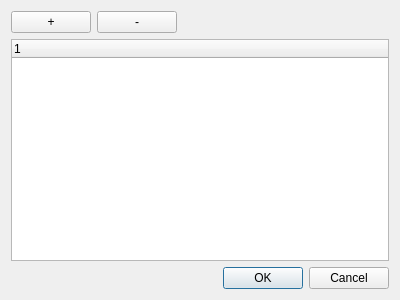
<?xml version="1.0" encoding="UTF-8"?>
<ui version="4.0">
 <class>Dialog</class>
 <widget class="QDialog" name="Dialog">
  <property name="windowModality">
   <enum>Qt::WindowModality::ApplicationModal</enum>
  </property>
  <property name="geometry">
   <rect>
    <x>0</x>
    <y>0</y>
    <width>400</width>
    <height>300</height>
   </rect>
  </property>
  <property name="windowTitle">
   <string>Dialog</string>
  </property>
  <layout class="QVBoxLayout" name="verticalLayout_2">
   <item>
    <layout class="QVBoxLayout" name="verticalLayout">
     <item>
      <layout class="QHBoxLayout" name="horizontalLayout">
       <item>
        <widget class="QPushButton" name="buttonPlus">
         <property name="text">
          <string>+</string>
         </property>
        </widget>
       </item>
       <item>
        <widget class="QPushButton" name="buttonMinus">
         <property name="text">
          <string>-</string>
         </property>
        </widget>
       </item>
       <item>
        <spacer name="horizontalSpacer">
         <property name="orientation">
          <enum>Qt::Orientation::Horizontal</enum>
         </property>
         <property name="sizeHint" stdset="0">
          <size>
           <width>40</width>
           <height>20</height>
          </size>
         </property>
        </spacer>
       </item>
      </layout>
     </item>
     <item>
      <widget class="QTreeWidget" name="treeWidget">
       <column>
        <property name="text">
         <string notr="true">1</string>
        </property>
       </column>
      </widget>
     </item>
    </layout>
   </item>
   <item>
    <widget class="QDialogButtonBox" name="buttonBox">
     <property name="orientation">
      <enum>Qt::Orientation::Horizontal</enum>
     </property>
     <property name="standardButtons">
      <set>QDialogButtonBox::StandardButton::Cancel|QDialogButtonBox::StandardButton::Ok</set>
     </property>
    </widget>
   </item>
  </layout>
 </widget>
 <resources/>
 <connections>
  <connection>
   <sender>buttonBox</sender>
   <signal>accepted()</signal>
   <receiver>Dialog</receiver>
   <slot>accept()</slot>
   <hints>
    <hint type="sourcelabel">
     <x>248</x>
     <y>254</y>
    </hint>
    <hint type="destinationlabel">
     <x>157</x>
     <y>274</y>
    </hint>
   </hints>
  </connection>
  <connection>
   <sender>buttonBox</sender>
   <signal>rejected()</signal>
   <receiver>Dialog</receiver>
   <slot>reject()</slot>
   <hints>
    <hint type="sourcelabel">
     <x>316</x>
     <y>260</y>
    </hint>
    <hint type="destinationlabel">
     <x>286</x>
     <y>274</y>
    </hint>
   </hints>
  </connection>
 </connections>
</ui>
